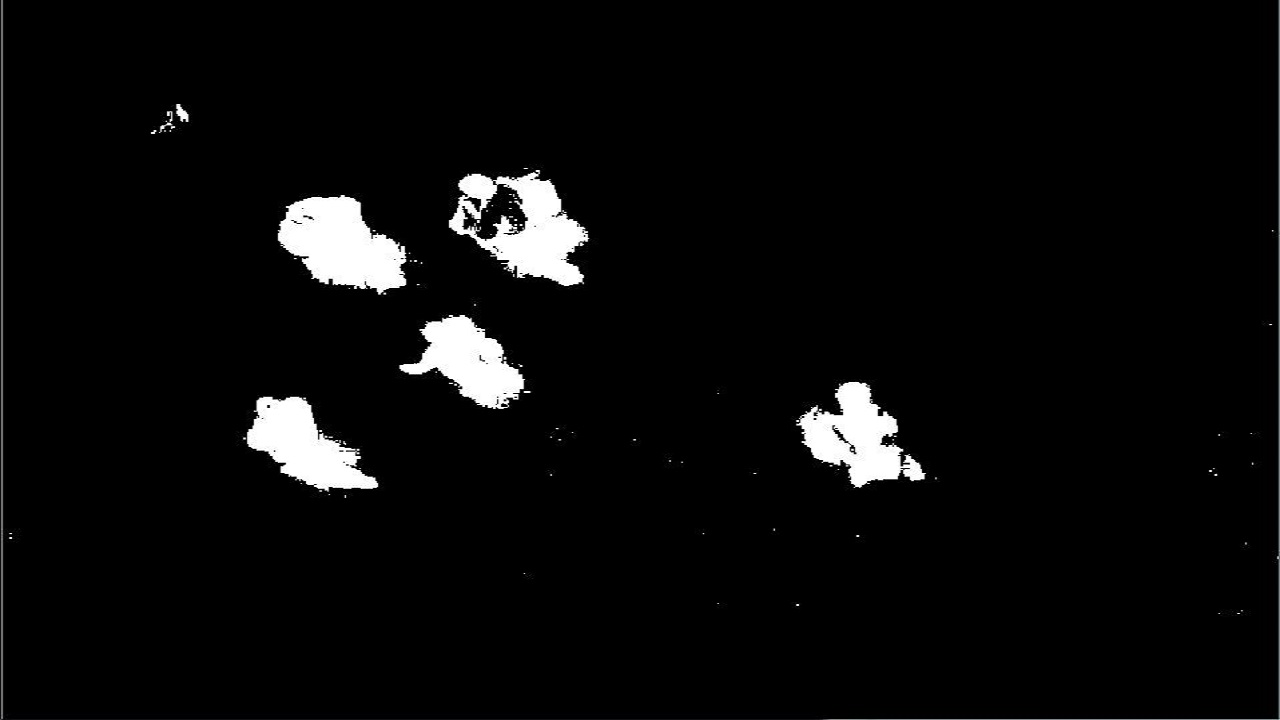
#> input picture mars/test/ive/data/img/ccl/ccl_0.jpg, 1280 x 720 px
$ python hsv.py --file ../../../../../mars/test/ive/data/img/ccl/ccl_0.jpg --hsv2rgb 5
#> lines starting #> are read from the running program, lines starting #| are printed output that depends on the picture
import os,sys
import time
import threading
import cv2
import numpy as np
import argparse

def rgb2hsv(rgb_file):
	img1=cv2.imread(rgb_file,cv2.IMREAD_COLOR)
#> img1 is the input picture: shape (720, 1280, 3); mean B, G, R 10.3, 10.2, 10.2

	HSV1 =cv2.cvtColor(img1, cv2.COLOR_BGR2HSV)
#> HSV1: shape (720, 1280, 3); mean H, S, V 2.2, 4.3, 10.3
	aH1, aS1, aV1 =cv2.split(HSV1)
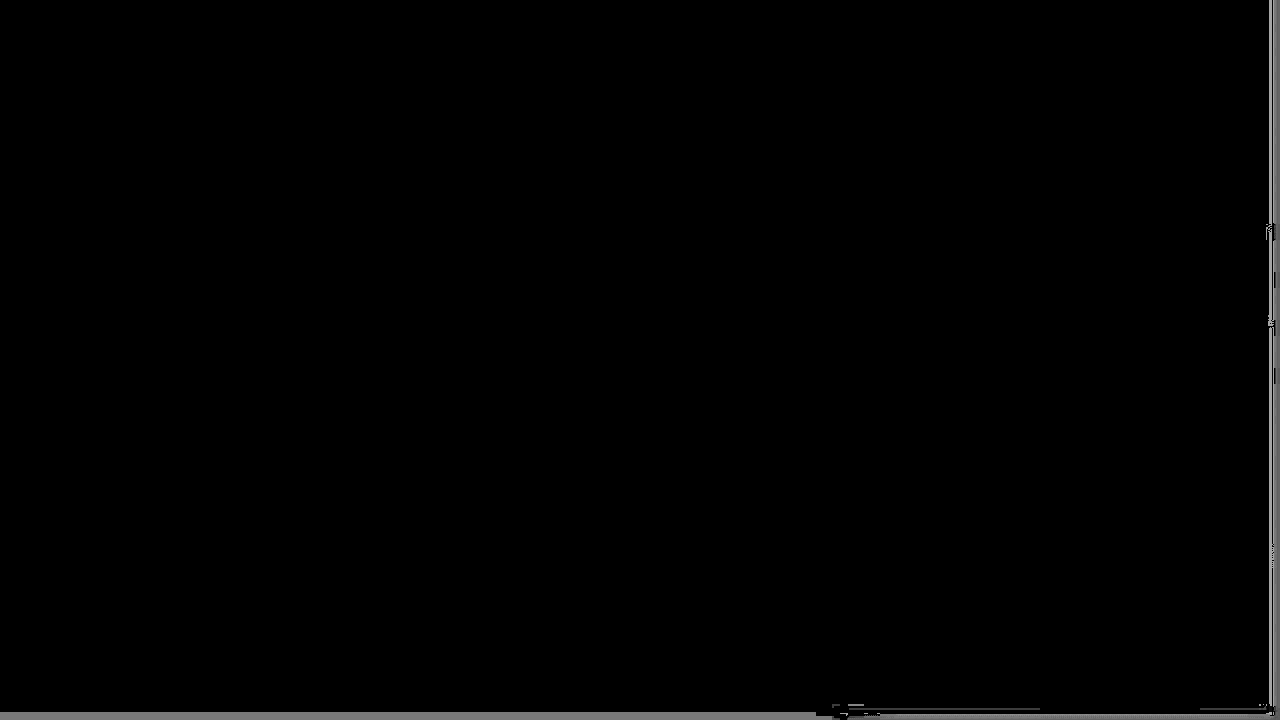
#> aH1: shape (720, 1280); min 0, max 173, mean 2.2
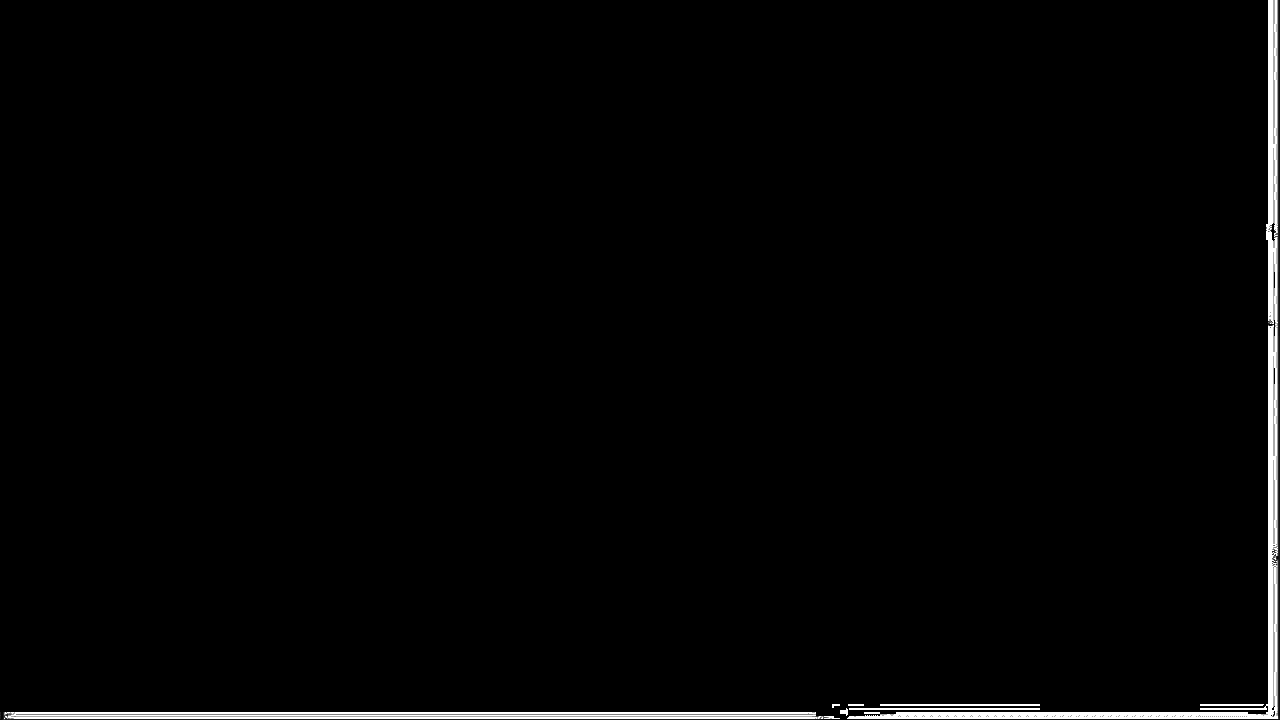
#> aS1: shape (720, 1280); min 0, max 255, mean 4.3
	H1 =np.array(aH1).flatten()
	S1 =np.array(aS1).flatten()
	V1 =np.array(aV1).flatten()

	cv2.namedWindow('rgb2hsv', cv2.WINDOW_AUTOSIZE)
	cv2.imshow('rgb2hsv', HSV1)
	cv2.waitKey(0)
	cv2.destroyAllWindows()
	cv2.waitKey(1)
	cv2.imwrite("rgb2hsv.bmp", HSV1);

def hsv2rgb(hsv_file):
	img1=cv2.imread(hsv_file,cv2.IMREAD_COLOR)

	BGR =cv2.cvtColor(img1, cv2.COLOR_HSV2BGR)


	cv2.namedWindow('hsv2rgb', cv2.WINDOW_AUTOSIZE)
	cv2.imshow('hsv2rgb', BGR)
	cv2.waitKey(0)
	cv2.destroyAllWindows()
	cv2.waitKey(1)
	cv2.imwrite("hsv2rgb.bmp", BGR);

if __name__ == "__main__":
	parser = argparse.ArgumentParser()
	parser.add_argument('--file', dest='file', type=str,required=True)
	parser.add_argument('--hsv2rgb', dest='hsv2rgb', type=int,required=True)
	args = parser.parse_args()

	file = args.file
	h2r = args.hsv2rgb

	if (h2r == 1 ):
		hsv2rgb(file)
	else:
		rgb2hsv(file)
